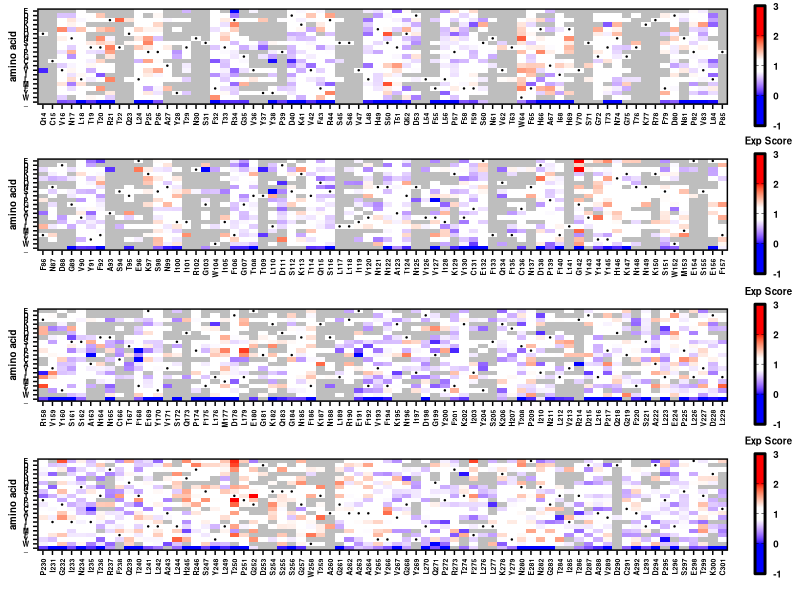

Source code (R):
#R code
library(ggplot2)
library(scales)
library(RColorBrewer)
library(readr)
library(tidyr)
library(reshape)
library(stringr)
library(dplyr)
library(gridExtra)
library(stringr)
require(cowplot)

plot_score_heatmap <- function(fitness_table, WTresibox, start_resi, end_resi, legend_title){
  textsize <- 5
  fitness_table <- fitness_table %>%
                     filter(Pos >= start_resi & Pos <= end_resi)
  WTresibox     <- WTresibox %>%
                     filter(Pos >= start_resi & Pos <= end_resi) %>%
                     mutate(x=x-min(x)+1)
  p <-  ggplot() +
          geom_tile(data=fitness_table,aes(x=resi,y=aa,fill=parameter)) +
          scale_fill_gradientn(colours=c("blue","blue","white","white","white","red","red"),
                limits=c(-1,3),
                values=rescale(c(-1,0,0.8,1,1.2,2,3)),
                breaks=c(-1,0,1,2,3),
                labels=c('-1','0','1','2','3'),
                guide="colorbar",
                na.value="grey") +
          theme_cowplot(12) +
          theme(plot.background = element_rect(fill = "white"),
                axis.text=element_text(size=textsize,face="bold",colour = 'black'),
                axis.text.x=element_text(angle=90,hjust=1,vjust=0.5,colour = 'black'),
                axis.text.y=element_text(hjust=0.5,vjust=0.5,colour = 'black'),
                axis.title=element_text(size=7,face="bold"),
                axis.line = element_line(colour = 'black', size = 0),
                panel.border = element_rect(colour = "black", fill=NA, size=1)) +
          guides(fill = guide_colorbar(title.theme=element_text(size=7,face="bold",colour='black',hjust=0.5),
                                       label.theme=element_text(size=7,face="bold",colour='black'),
                                       frame.colour="black",
                                       frame.linewidth = 1,
                                       ticks = TRUE,
                                       ticks.colour = "black",
                                       barwidth = 0.5, barheight = 6, title=legend_title)) +
          geom_point(data=WTresibox, aes(x=x, y=y), color='black', size=0.2) +
          xlab("") +
          ylab("amino acid")
  }

aa_level <- rev(c('E','D','R','K','H','Q','N','S','T','P','G','C','A','V','I','L','M','F','Y','W','_'))

start_pos <- 14
end_pos   <- 301

df <- read_tsv('result/NTD_DMS_scores.tsv') %>%
  filter(!grepl('silent',mut_class)) %>%
  filter(!grepl('WT',mut_class)) %>%
  mutate(resi=str_sub(mut,1,-2))
residues <- unique(df$resi)

df <- df %>%
  filter(!grepl('silent',mut_class)) %>%
  filter(!grepl('WT',mut_class)) %>%
  filter(Input_freq >= 0.000075) %>%
  mutate(resi=str_sub(mut,1,-2)) %>%
  mutate(aa=str_sub(mut,-1,-1)) %>%
  filter(aa %in% aa_level) %>%
  mutate(aa=factor(aa,levels=aa_level)) %>%
  mutate(resi=factor(resi,levels=unique(residues))) %>%
  complete(resi, aa) %>%
  mutate(Pos=str_sub(resi,2,-1)) %>%
  mutate(Pos=as.numeric(as.character(Pos))) %>%
  arrange(Pos) %>%
  mutate(parameter=Exp_score) %>% #adjust to select the parameter of interest
  mutate(parameter=case_when(str_sub(resi,1,1)==aa ~ 1, TRUE ~ parameter)) %>% #Set WT parameter (usually 0 or 1)
  mutate(Mutation=paste(resi,aa,sep='')) %>%
  select(Mutation, Input_freq, resi, Pos, aa, parameter) #Variable name for input freq may need to chance

WTresibox  <- df %>%
  select(resi,Pos) %>%
  unique() %>%
  mutate(WT_resi=str_sub(resi,1,1)) %>%
  mutate(x=seq(1,end_pos-start_pos+1)) %>%
  mutate(y=match(WT_resi,aa_level)) %>%
  select(resi,WT_resi,Pos,x, y)

print (range(df$parameter,na.rm=T))

legend_title <- "Exp Score"
p1 <- plot_score_heatmap(df, WTresibox, 14, 85, legend_title)
p2 <- plot_score_heatmap(df, WTresibox, 86, 157, legend_title)
p3 <- plot_score_heatmap(df, WTresibox, 158, 229, legend_title)
p4 <- plot_score_heatmap(df, WTresibox, 230, 301, legend_title)
p <- grid.arrange(p1, p2, p3, p4, nrow=4)
ggsave('graph/NTD_exp_heatmap.png',p,width=5.5, height=7, dpi=300)
